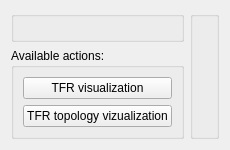
            <widget class="QWidget" name="tabTFR">
             <attribute name="title">
              <string>TFR</string>
             </attribute>
             <layout class="QGridLayout" name="gridLayout_8">
              <item row="0" column="0">
               <layout class="QHBoxLayout" name="horizontalLayout_33">
                <item>
                 <layout class="QVBoxLayout" name="verticalLayout">
                  <item>
                   <widget class="QGroupBox" name="groupBoxEpochsTFR">
                    <property name="title">
                     <string/>
                    </property>
                   </widget>
                  </item>
                  <item>
                   <widget class="QGroupBox" name="groupBoxAvailableTFR">
                    <property name="maximumSize">
                     <size>
                      <width>500</width>
                      <height>180</height>
                     </size>
                    </property>
                    <property name="title">
                     <string>Available actions:</string>
                    </property>
                    <layout class="QGridLayout" name="gridLayout_27">
                     <item row="1" column="0">
                      <widget class="QPushButton" name="pushButtonTFRTopology">
                       <property name="text">
                        <string>TFR topology vizualization</string>
                       </property>
                      </widget>
                     </item>
                     <item row="0" column="0">
                      <widget class="QPushButton" name="pushButtonTFR">
                       <property name="text">
                        <string>TFR visualization</string>
                       </property>
                      </widget>
                     </item>
                    </layout>
                   </widget>
                  </item>
                 </layout>
                </item>
                <item>
                 <widget class="QGroupBox" name="groupBoxEpochParamsTFR">
                  <property name="title">
                   <string/>
                  </property>
                 </widget>
                </item>
               </layout>
              </item>
             </layout>
            </widget>
